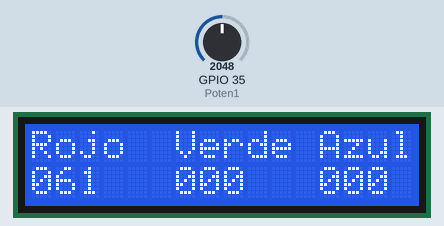
A sketch run on a simulated ESP32. Shown: 16×2 character LCD. Inputs (shaded band) come from the test bench; at power-on: GPIO 35 (Poten1) = 2048.

Above: at 1.3 s.
1.4 s: GPIO 35 (Poten1) set to 1228
At 2.09 s:
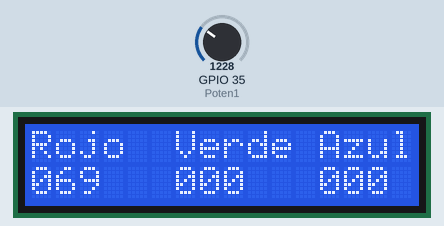
3.3 s: GPIO 35 (Poten1) set to 491
At 3.82 s:
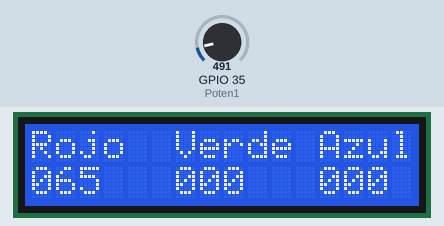
5.2 s: GPIO 35 (Poten1) set to 0
At 13.1 s:
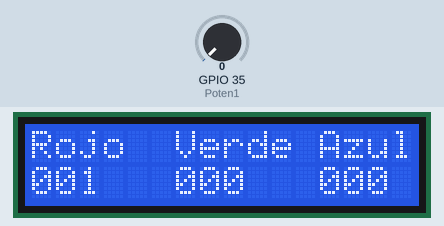
Timing chart, 0 to 14.6 s (numbered marks = the images above; inputs shaded):
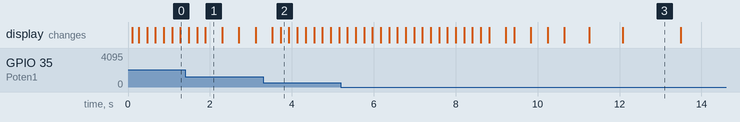

The sketch:

D2_L6_Arduino_TivaCESP32.ino
```cpp
//******************************************************************************************
//Universidad del Valle de Guatemala
//BE3015: Electronica Digital 2
//Estefany Eleuteria Batz Cantor
//ESP32
//Laboratorio 6.
//******************************************************************************************

//******************************************************************************************
//Librerias
//******************************************************************************************
#include <LiquidCrystal.h>

//******************************************************************************************
//Definicion de los pines
//******************************************************************************************
//Potenciometros
#define Poten1 35

//Pantalla LCD
#define RS 32
#define E 33
#define D4 25
#define D5 26
#define D6 27
#define D7 14

//Comunicacion UART
#define RXp2 16
#define TXp2 17

//******************************************************************************************
//Prototipos de funciones
//******************************************************************************************
void Potenciometros(void);
void PantallLCD(void);
void ValoresPotenciometros(void);
void UART(void);

//******************************************************************************************
//Variables globales
//******************************************************************************************
//Para los potenciometros
float ADCPoten1 = 0.0; //Recibe el valor ADC
double VoltajePoten1 = 0;

double alpha = 0.09; // Filtro para estabilizar

int DCLedR = 0;
int DCLedB = 0;
int DCLedG = 0;
int Bandera = 0;

LiquidCrystal LCD(RS, E, D4, D5, D6, D7);
uint8_t P1Centena, P1Decena, P1Unidad;
uint8_t P2Centena, P2Decena, P2Unidad;
uint8_t GCentena, GDecena, GUnidad;
//******************************************************************************************
//Configuraciones
//******************************************************************************************
void setup()
{
  Serial.begin(9600);
  Serial2.begin(9600);

  Potenciometros();

  LCD.begin(16, 2);
}

//******************************************************************************************
//Loop principal
//******************************************************************************************
void loop()
{
  Potenciometros();
  ValoresPotenciometros();
  Serial2.write(DCLedR);


  LCD.setCursor(0, 0);
  LCD.print("Rojo");
  LCD.setCursor(0, 1);
  LCD.print(P1Centena);
  LCD.print(P1Decena);
  LCD.print(P1Unidad);

  LCD.setCursor(6, 0);
  LCD.print("Verde");
  LCD.setCursor(6, 1);
  LCD.print(P2Centena);
  LCD.print(P2Decena);
  LCD.print(P2Unidad);

  LCD.setCursor(12, 0);
  LCD.print("Azul");
  LCD.setCursor(12, 1);
  LCD.print(GCentena);
  LCD.print(GDecena);
  LCD.print(GUnidad);


  if (Serial2.available() > 0)
  {
    if (Serial2.read() == 1)
    {
      Bandera = 1;
      }

      if (Bandera == 1)
      {
        DCLedG = Serial2.read();
        Serial.print("Led azul:");
        Serial.println(DCLedB);
        Bandera = 0;
        }

        if (Serial2.read() == 2)
    {
      Bandera = 2;
      }

      if (Bandera == 2)
      {
        DCLedB = Serial2.read();
        Serial.print("Led verde: ");
        Serial.println(DCLedG);
        Bandera = 0;
        }
        }
  delay(100);
}

//******************************************************************************************
//Potenciometros
//******************************************************************************************
void Potenciometros(void)
{
  ADCPoten1 = analogRead(Poten1);
  VoltajePoten1 = (alpha * ADCPoten1) + ((1.0 - alpha) * VoltajePoten1); //Filtro pasa bajas
  DCLedR = map(VoltajePoten1, 0, 4095, 0, 255);
  delay(100);
}

//******************************************************************************************
//Valores Potenciometros
//******************************************************************************************
void ValoresPotenciometros(void)
{
  P1Centena = DCLedR / 100;
  P1Decena = (DCLedR - (P1Centena * 100)) / 10;
  P1Unidad = (DCLedR - P1Centena * 100) - (P1Decena * 10);

  P2Centena = DCLedB / 100;
  P2Decena = (DCLedB - (P2Centena * 100)) / 10;
  P2Unidad = (DCLedB - P2Centena * 100) - (P2Decena * 10);

  GCentena = DCLedG / 100;
  GDecena = (DCLedG - (GCentena * 100)) / 10;
  GUnidad = (DCLedG - GCentena * 100) - (GDecena * 10);
}
```

Measured:
- what the display in image 1 shows lasts 0.4 s, from 1.9 s to 2.3 s
